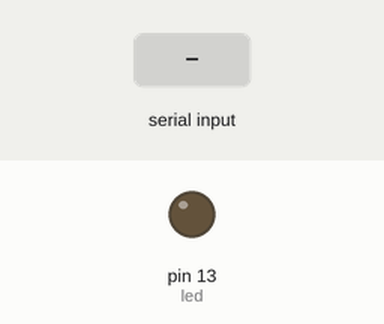
Recording of a sketch running on a simulated Arduino Mega 2560, built with avr-gcc and run on an emulated ATmega2560. Shown: output pins drawn as LEDs (lit = HIGH). Inputs (shaded band) come from the test bench. What the sketch prints to the serial monitor is not drawn.

Above: at 1.2 s.
1.3 s: "1" received over the second serial link
At 1.9 s:
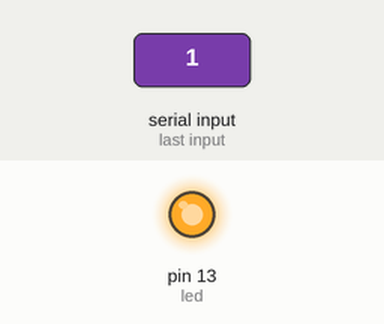
Timing chart, 0 to 4.3 s (numbered marks = the images above; inputs shaded):
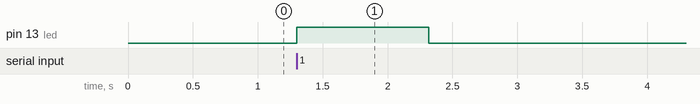

Measured:
- after the input at 1.3 s, pin 13 (led): LOW → HIGH at once, → LOW 1.0 s later

The sketch:

slave.ino
```cpp
int led = 13;
int dsr = 11;
void setup() {
  Serial.begin(9600);
  Serial2.begin(115200);
  pinMode(led, OUTPUT);
  pinMode(dsr, INPUT);
  digitalWrite(led, LOW);
}

void loop() {
  if (Serial2.available()>0) readMaster();
}

int readMaster() {
  String k;
  digitalWrite(led, HIGH);
  while(Serial2.available() > 0) {
    k = Serial2.readString();
    Serial.print(" Received \"");
    Serial.print(k);
    Serial.println("\"");
    Serial.flush();
    Serial2.print(k);
    Serial2.flush();
  }
  digitalWrite(led,LOW);
}
```
